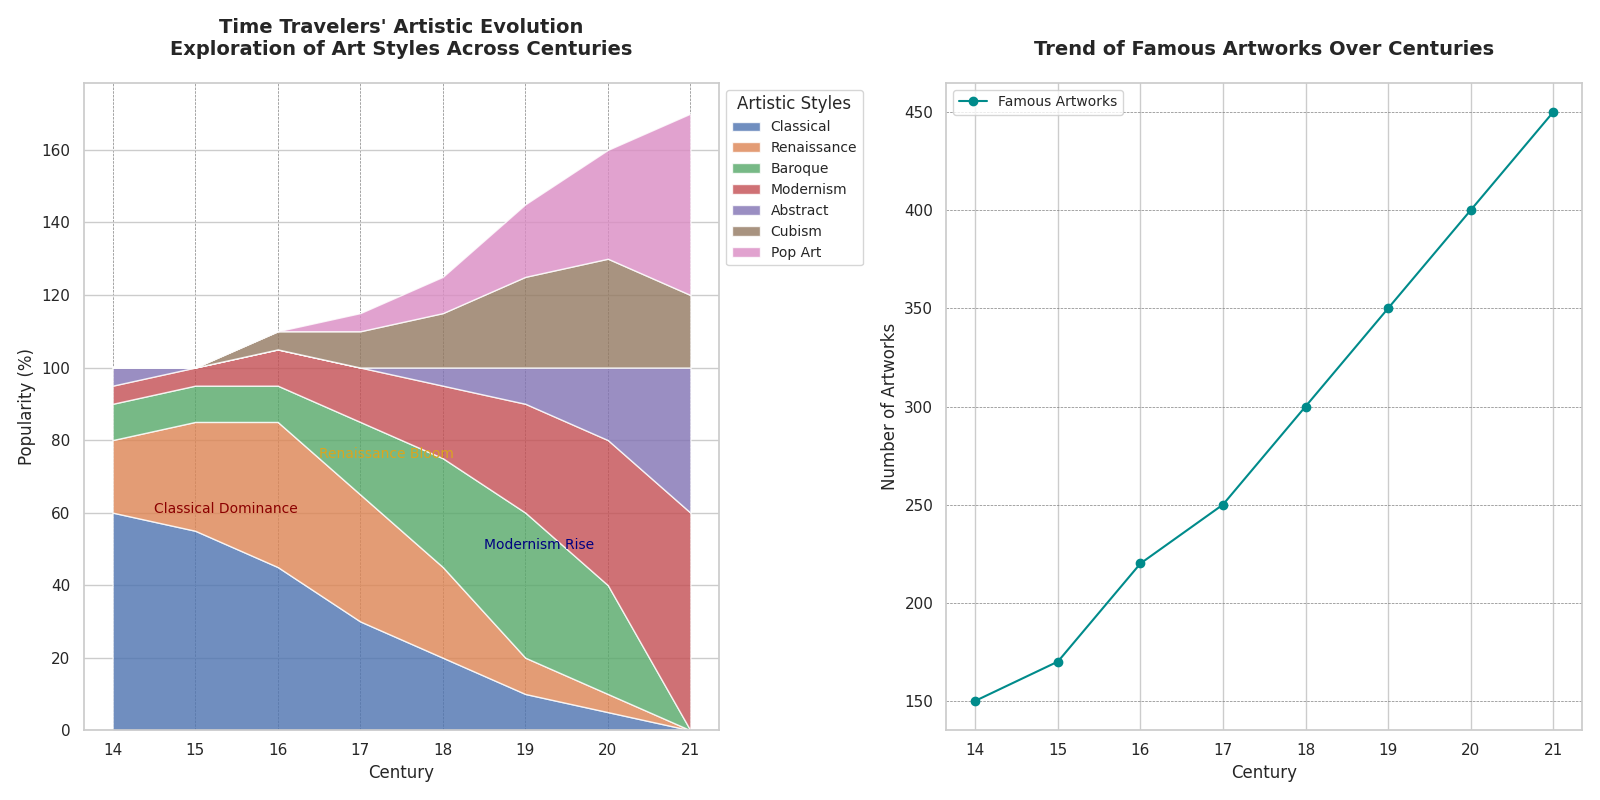

The script that drew this image:
import matplotlib.pyplot as plt
import numpy as np

centuries = np.arange(14, 22)

classical = [60, 55, 45, 30, 20, 10, 5, 0]
renaissance = [20, 30, 40, 35, 25, 10, 5, 0]
baroque = [10, 10, 10, 20, 30, 40, 30, 0]
modernism = [5, 5, 10, 15, 20, 30, 40, 60]
abstract = [5, 0, 0, 0, 5, 10, 20, 40]
cubism = [0, 0, 5, 10, 15, 25, 30, 20]  # New art style added
popart = [0, 0, 0, 5, 10, 20, 30, 50]   # New art style added

famous_artworks = [150, 170, 220, 250, 300, 350, 400, 450]

# Updated data array with new art styles
data = np.array([classical, renaissance, baroque, modernism, abstract, cubism, popart])
styles = ['Classical', 'Renaissance', 'Baroque', 'Modernism', 'Abstract', 'Cubism', 'Pop Art']

fig, (ax1, ax2) = plt.subplots(1, 2, figsize=(16, 8))

ax1.stackplot(centuries, data, labels=styles, alpha=0.8)
ax1.set_title("Time Travelers' Artistic Evolution\nExploration of Art Styles Across Centuries", fontsize=14, fontweight='bold', pad=20)
ax1.set_xlabel('Century', fontsize=12)
ax1.set_ylabel('Popularity (%)', fontsize=12)
ax1.legend(title='Artistic Styles', loc='upper left', bbox_to_anchor=(1, 1), fontsize=10)
ax1.text(14.5, 60, 'Classical Dominance', fontsize=10, color='darkred')
ax1.text(16.5, 75, 'Renaissance Bloom', fontsize=10, color='goldenrod')
ax1.text(18.5, 50, 'Modernism Rise', fontsize=10, color='navy')
ax1.grid(axis='x', color='gray', linestyle='--', linewidth=0.5)

ax2.plot(centuries, famous_artworks, marker='o', linestyle='-', color='darkcyan', label='Famous Artworks')
ax2.set_title('Trend of Famous Artworks Over Centuries', fontsize=14, fontweight='bold', pad=20)
ax2.set_xlabel('Century', fontsize=12)
ax2.set_ylabel('Number of Artworks', fontsize=12)
ax2.legend(loc='upper left', fontsize=10)
ax2.grid(axis='y', color='gray', linestyle='--', linewidth=0.5)

plt.tight_layout()
plt.show()
